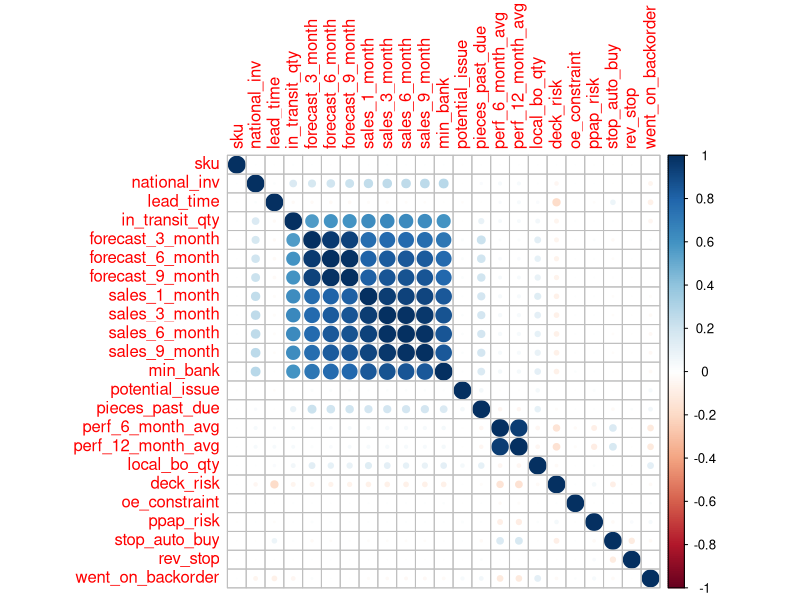
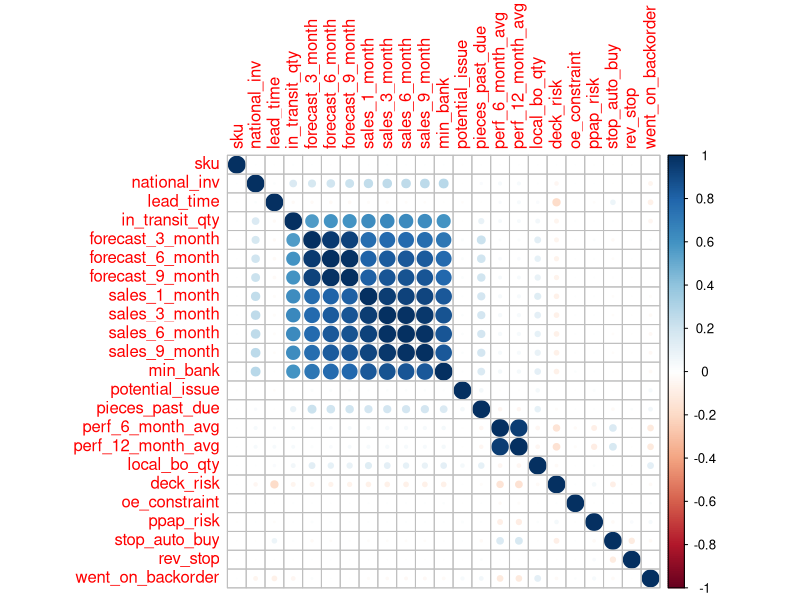
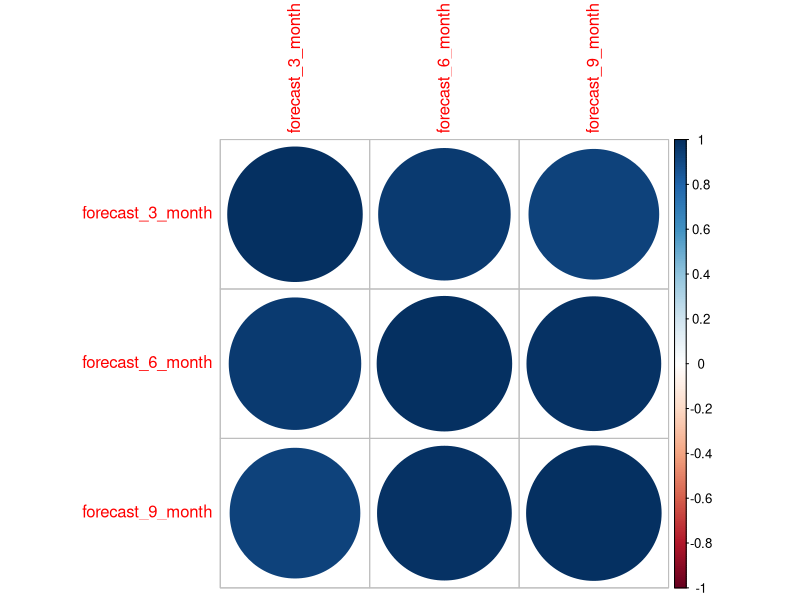
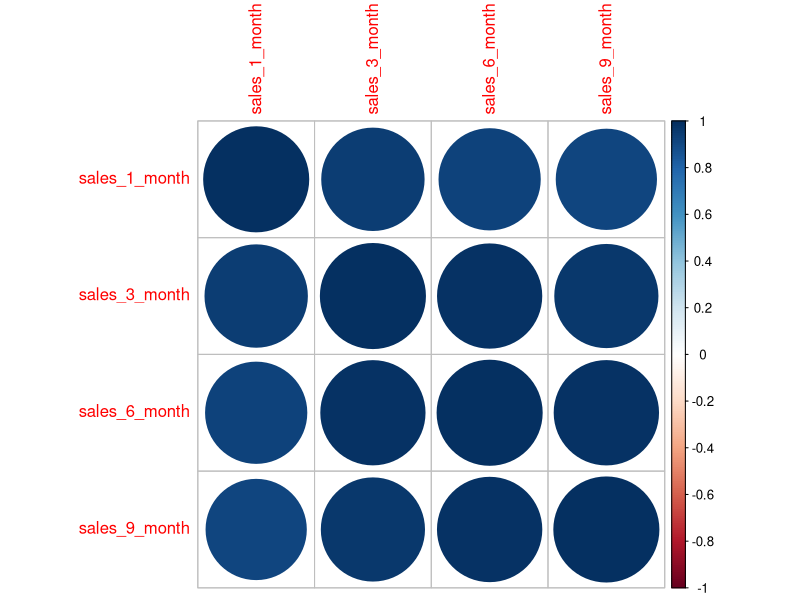
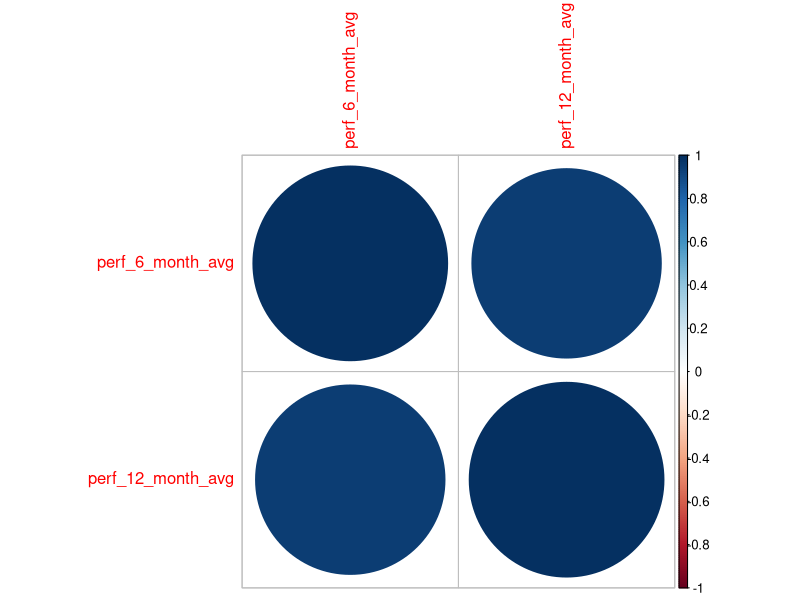
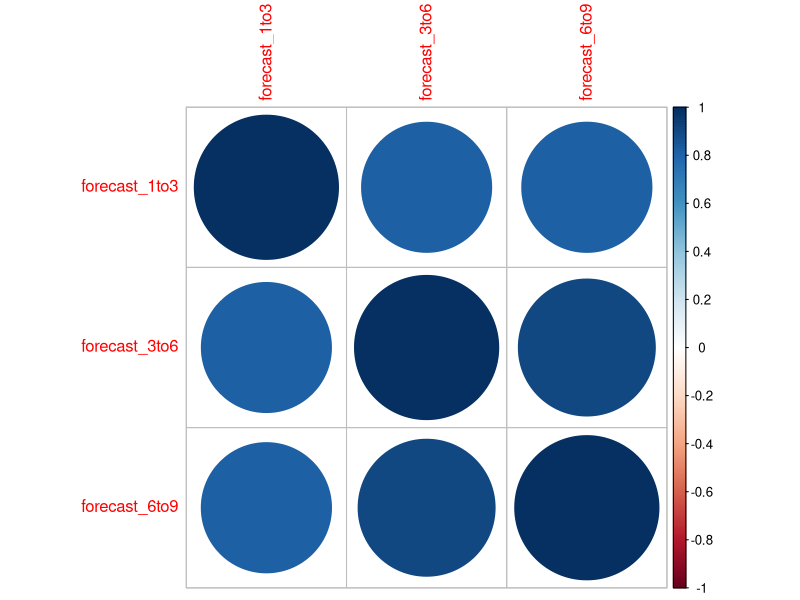
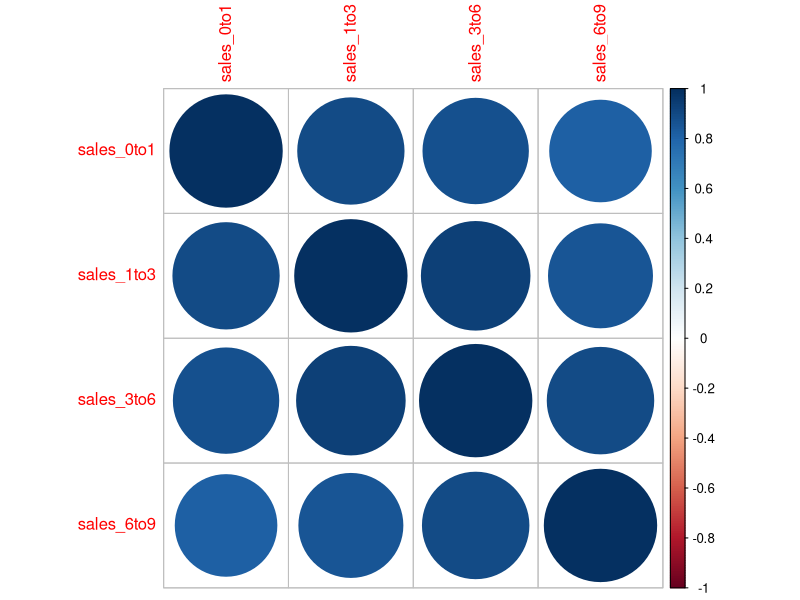

These figures' R source, in order:
## ---- chunk 1
knitr::opts_chunk$set(warning = FALSE, 
                      fig.height = 6,
                      fig.width = 6,
                      fig.align = "center")
## ---- chunk 2
train_before_factor = read.csv("Competition_Train.csv")
missing_values <- any(is.na(train_before_factor))

# Print the result
print(missing_values)
## ---- chunk 3
train = read.csv("Competition_Train.csv")
test = read.csv("Competition_Test.csv")
#str(train)
#str(test)
## ---- chunk 4
train$potential_issue = as.factor(train$potential_issue)
train[18:23] = lapply(train[18:23], as.factor)
#str(train)
test$potential_issue = as.factor(test$potential_issue)
test[18:22] = lapply(test[18:22], as.factor)
#str(test)

## ---- chunk 5
library(plyr)
train$potential_issue = revalue(train$potential_issue, c("0"="No", "1"="Yes"))
train[18:23] = lapply(train[18:23], function(x) revalue(x, c("0"="No", "1"="Yes")))
#str(train)
test$potential_issue = revalue(test$potential_issue, c("0"="No", "1"="Yes"))
test[18:22] = lapply(test[18:22], function(x) revalue(x, c("0"="No", "1"="Yes")))
#str(test)
## ---- chunk 6
temp_train = train
numeric_cols = sapply(temp_train, is.numeric)
# Convert non-numeric columns to numeric
temp_train[!numeric_cols] <- lapply(temp_train[!numeric_cols], as.numeric)  
#str(temp_train)
correlation_matrix = cor(temp_train)
library(corrplot)
corrplot(correlation_matrix, method = "circle")
## ---- chunk 7
# Load necessary libraries
library(readr) # For reading data
library(dplyr) # For data manipulation
library(corrplot) # For correlation plot visualization

# Read the dataset
cor_data1 <- read_csv("Competition_Train.csv") # Replace "your_dataset.csv" with the path to your dataset

# Compute correlation matrix
correlation_matrix <- cor(cor_data1)

# Identify correlations with the target variable
cor_with_target <- correlation_matrix[, "went_on_backorder"]

# Sort correlations in descending order
cor_with_target_sorted <- sort(cor_with_target, decreasing = TRUE)

# Print correlations with the target variable
print(cor_with_target_sorted)

# Visualize correlations with a correlation plot
corrplot(correlation_matrix, method = "circle")

## ---- chunk 8
# Select relevant columns from your data frame
columns_of_interest <- c("forecast_3_month", "forecast_6_month", "forecast_9_month")

# Calculate the correlation matrix
correlation_matrix <- cor(train[, columns_of_interest])

print(correlation_matrix)

# Load the corrplot package
library(corrplot)

# Visualize the correlation matrix
corrplot(correlation_matrix, method = "circle")
## ---- chunk 9
# Select relevant columns from your data frame
columns_of_interest <- c("sales_1_month","sales_3_month","sales_6_month","sales_9_month")

# Calculate the correlation matrix
correlation_matrix <- cor(train[, columns_of_interest])

print(correlation_matrix)

# Load the corrplot package
library(corrplot)

# Visualize the correlation matrix
corrplot(correlation_matrix, method = "circle")
## ---- chunk 10
# Select relevant columns from your data frame
columns_of_interest <- c("perf_6_month_avg","perf_12_month_avg")

# Calculate the correlation matrix
correlation_matrix <- cor(train[, columns_of_interest])

print(correlation_matrix)

# Load the corrplot package
library(corrplot)

# Visualize the correlation matrix
corrplot(correlation_matrix, method = "circle")
## ---- chunk 11
print(colnames(train_before_factor))
## ---- chunk 12
# Assuming your dataset is named "dataset"

factor_col_name <- c("potential_issue", "deck_risk", "oe_constraint", "ppap_risk","stop_auto_buy", "rev_stop")

for (col in factor_col_name) {
  # Count occurrences of each unique value in the column
  table_count <- table(train[[col]])
  
  # Print column name
  cat("Column Name: ", col)
  
  # Print table count
  print(table_count)
  cat("\n")
  
}

## ---- chunk 13
# Subset the dataframe based on the condition train$rev_stop == "yes"
# Subset the dataframe based on the condition train$rev_stop == "yes"
subset_df <- train[train$rev_stop == "Yes", ]

# Extract the value of train$went_on_backorder from the subset
value_of_backorder <- subset_df$went_on_backorder

# Print the value
table(value_of_backorder)

# Subset the dataframe based on the condition train$rev_stop == "yes"
subset_df2 <- train[train$rev_stop == "No", ]

# Extract the value of train$went_on_backorder from the subset
value_of_backorder2 <- subset_df2$went_on_backorder


# Print the value
table(value_of_backorder2)

## ---- chunk 14
# Assuming your dataset is named "dataset" and the numeric column you want to analyze is named "numeric_column"

factor_col_name = c(
"national_inv","lead_time","in_transit_qty","forecast_3_month" ,"forecast_6_month","forecast_9_month" ,"sales_1_month","sales_3_month","sales_6_month","sales_9_month","min_bank","pieces_past_due", "perf_6_month_avg" ,"perf_12_month_avg", "local_bo_qty"
)
for (col in factor_col_name) {
  # Calculate percentiles
  percentiles <- quantile(train[[col]], probs = seq(0, 1, by = 0.1)) # Adjust the sequence to specify desired percentiles
  
  # Convert to a data frame for better display
  percentile_table <- data.frame(Percentile = names(percentiles), Value = as.numeric(percentiles))
  
  title <- paste("Percentile table for column:", col)
  
  # Print the title
  cat(title, "\n")
  
  # Print the percentile table
  print(percentile_table)
}



## ---- chunk 15
factor_col_name <- c(
  "in_transit_qty","pieces_past_due","local_bo_qty"
)

for (col in factor_col_name) {
  # Count non-zero values
  non_zero_count <- sum(train[[col]] != 0)
  
  # Print column name and count of non-zero values
  cat("Number of non-zero values in column", col, ":", non_zero_count,
      " total count: ", non_zero_count/sum(train[[col]])*100, "% \n")
}

## ---- chunk 16
temp_data1 = train
temp_data1$forecast_1to3 = train$forecast_3_month
temp_data1$forecast_3to6 = train$forecast_6_month - train$forecast_3_month
temp_data1$forecast_6to9 = train$forecast_9_month - train$forecast_6_month
average_forecast_3 <- mean(temp_data1$forecast_1to3, na.rm = TRUE)
average_forecast_6 <- mean(temp_data1$forecast_3to6, na.rm = TRUE)
average_forecast_9 <- mean(temp_data1$forecast_6to9, na.rm = TRUE)
str(average_forecast_3)
str(average_forecast_6)
str(average_forecast_9)
temp_data1 <- subset(temp_data1, select = -c(forecast_3_month, forecast_6_month, forecast_9_month))
print(names(temp_data1))
## ---- chunk 17
temp_data1$sales_0to1 = train$sales_1_month
temp_data1$sales_1to3 = train$sales_3_month - train$sales_1_month
temp_data1$sales_3to6 = train$sales_6_month - train$sales_3_month
temp_data1$sales_6to9 = train$sales_9_month - train$sales_6_month
average_sale_1 <- mean(temp_data1$sales_0to1, na.rm = TRUE)
average_sale_3 <- mean(temp_data1$sales_1to3, na.rm = TRUE)
average_sale_6 <- mean(temp_data1$sales_3to6, na.rm = TRUE)
average_sale_9 <- mean(temp_data1$sales_6to9, na.rm = TRUE)
str(average_sale_1)
str(average_sale_3)
str(average_sale_6)
str(average_sale_9)
temp_data1 <- subset(temp_data1, select = -c(sales_1_month, sales_3_month, sales_6_month, sales_9_month))
print(names(temp_data1))
## ---- chunk 18
# Select relevant columns from your data frame
columns_of_interest <- c("forecast_1to3", "forecast_3to6", "forecast_6to9")

# Calculate the correlation matrix
correlation_matrix <- cor(temp_data1[, columns_of_interest])

print(correlation_matrix)

# Load the corrplot package
library(corrplot)

# Visualize the correlation matrix
corrplot(correlation_matrix, method = "circle")
## ---- chunk 19
# Select relevant columns from your data frame
columns_of_interest <- c("sales_0to1","sales_1to3","sales_3to6","sales_6to9")

# Calculate the correlation matrix
correlation_matrix <- cor(temp_data1[, columns_of_interest])

print(correlation_matrix)

# Load the corrplot package
library(corrplot)

# Visualize the correlation matrix
corrplot(correlation_matrix, method = "circle")
